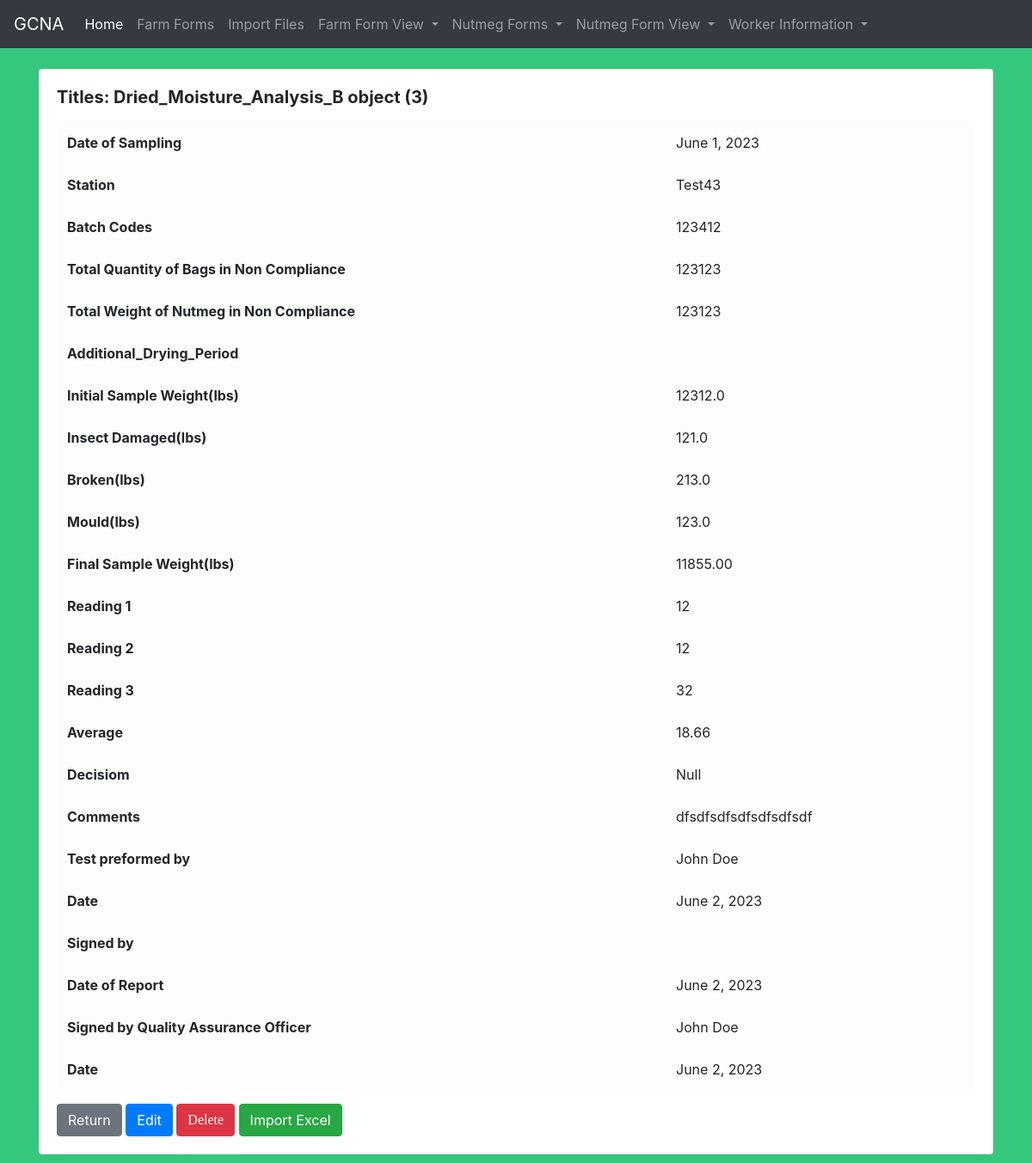
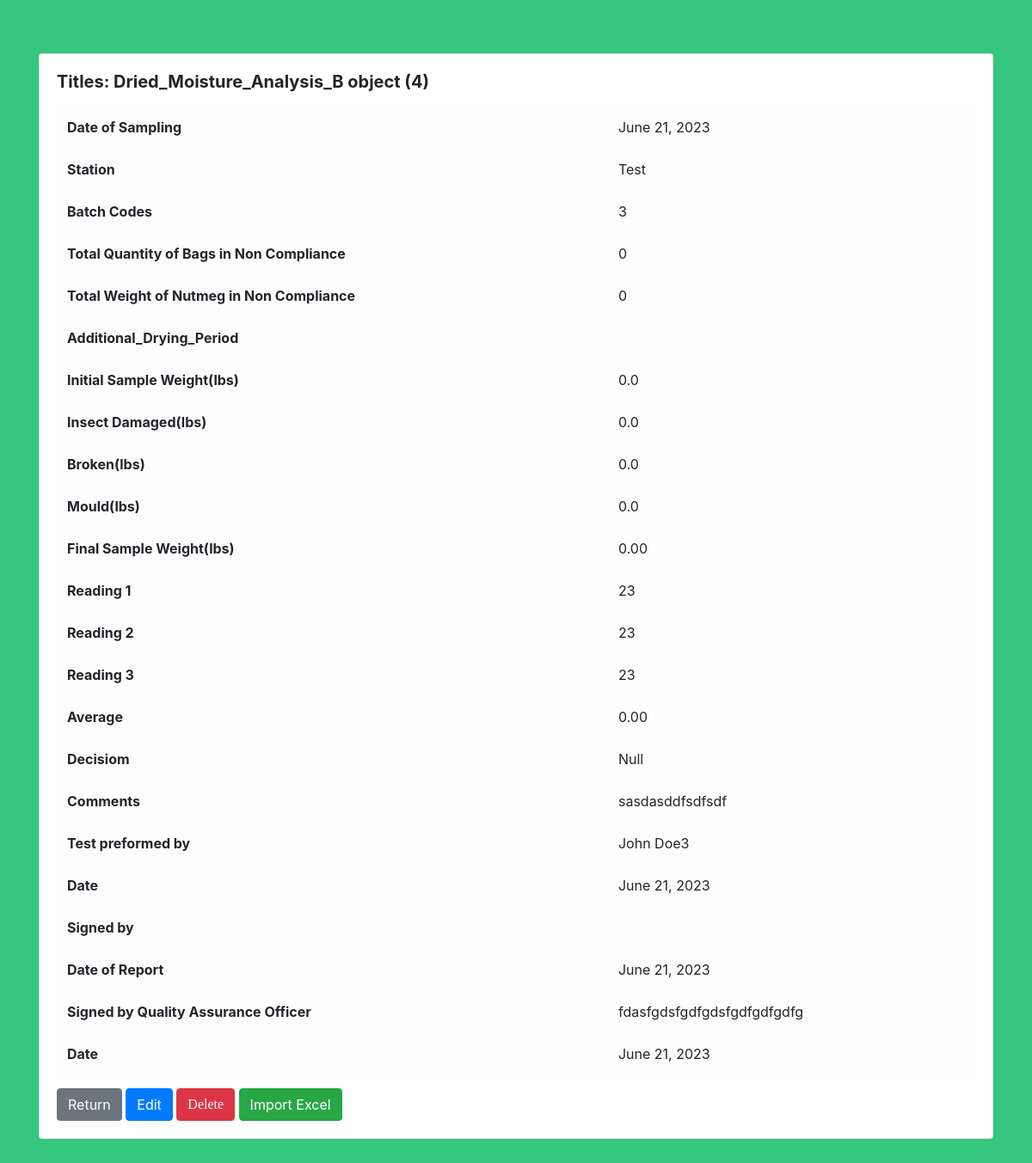
The page /viewDB/ on the database its author committed (2 pictures, top to bottom).
### gcna_data/models.py (models this page shows)
class Dried_Moisture_Analysis_B(models.Model):
    Stations = [
        ('', 'Select Station'),
        ('Beaulieu', 'Beaulieu'),
        ('Gouyave', 'Gouyave'),
        ('Grenville', 'Grenville'),
    ]
    DECISION_MADE = [
        ('', 'What was the decision made?'),
        ('PASS', 'Pass'),
        ('FAIL', 'Fail'),
    ]
    Worker_ID_No = models.CharField(max_length=50, unique=True, null=True)
    Nutmeg_ID_No = models.CharField(max_length=50, unique=True, null=True)
    DATE_OF_SAMPLING = models.DateField('Date of Sampling',null=True)
    STATION = models.CharField(max_length=50, null=True)
    BATCH_CODE = models.IntegerField(default= 0)
    Total_Quantity_of_Bags_in_Non_Compliance = models.IntegerField(default= 0)
    Total_Weight_of_Nutmeg_in_Non_Compliance = models.IntegerField(default= 0)
    Additional_Drying_Period1 = models.CharField(max_length=50, null=True,blank=True)
    Additional_Drying_Period2 = models.CharField(max_length=50, null=True,blank=True)
    Additional_Drying_Period3 = models.CharField(max_length=50, null=True,blank=True)
    Initial_Sample_Weight = models.FloatField(default= 0)
    Insect_Damaged = models.FloatField(default= 0)
    Broken= models.FloatField(default= 0)
    Mould= models.FloatField(default= 0)
    Final_Sample_Weight= models.DecimalField(default= 0,decimal_places=2,max_digits= 30)
    READING_1 = models.CharField(max_length=50, null=True)
    READING_2 = models.CharField(max_length=50, null=True)
    READING_3 = models.CharField(max_length=50, null=True)
    AVERAGE = models.DecimalField(default= 0,decimal_places=2,max_digits= 200)
    DECISION = models.CharField(max_length=50,choices=DECISION_MADE,null=True)
    Comments = models.TextField(blank=True)
    TEST_PERFORMED_BY  = models.CharField(max_length=50, null=True)
    APPROVED_BY  = models.CharField(max_length=50, null=True)
    DATE_OF_REPORT = models.DateField('Date of Report',null=True)
    SIGNED_BY_QUALITY_ASSURANCE_OFFICER = models.CharField(max_length=50, null=True)
    DATE = models.DateField('Current Date',null=True)

### gcna_data/views.py (the view)
# urls.py: path("viewDB/", views.dried_B_Form, name="view_driedB"),
def dried_B_Form(request):
	dried_B_list = Dried_Moisture_Analysis_B.objects.all()
	return render(request,'gcna/view_driedB.html',{'dried_B_list': dried_B_list})

### gcna_data/templates/gcna/view_driedB.html (shortened to what this page needs)
{% extends 'gcna/base.html' %}
{% block content%}
{% for dried in dried_B_list %}
<div class="card">
  <div class="card-body">
    <h5 class="card-title"><strong>Titles: {{ dried }}</strong>
  </h5>
    <p class="card-text">
        <table id="vertical-1" class="table table-hover table-light">
         <tr>
            <th>Date of Sampling</th>
            <td>{{ dried.DATE_OF_SAMPLING }}</td>
        </tr>
        <tr>
            <th>Station</th>
            <td>{{ dried.STATION }}</td>
        </tr>
        <tr>
            <th>Batch Codes</th>
            <td>{{ dried.BATCH_CODE }}</td>
        </tr>
        <tr>
            <th>Total Quantity of Bags in Non Compliance</th>
            <td>{{ dried.Total_Quantity_of_Bags_in_Non_Compliance }}</td>
        </tr>
        <tr>
            <th>Total Weight of Nutmeg in Non Compliance</th>
            <td>{{ dried.Total_Weight_of_Nutmeg_in_Non_Compliance }}</td>
        </tr>
        <tr>
            <th>Additional_Drying_Period</th>
            <td>{{ dried.Additional_Drying_Period }}</td>
        </tr>
        <tr>
            <th>Initial Sample Weight(lbs)</th>
            <td>{{ dried.Initial_Sample_Weight }}</td>
        </tr>
        <tr>
            <th>Insect Damaged(lbs)</th>
            <td>{{ dried.Insect_Damaged }}</td>
        </tr>
        <tr>
            <th>Broken(lbs)</th>
            <td>{{ dried.Broken }}</td>
        </tr>
        <tr>
            <th>Mould(lbs)</th>
            <td>{{ dried.Mould }}</td>
        </tr>
        <tr>
            <th>Final Sample Weight(lbs)</th>
            <td>{{ dried.Final_Sample_Weight }}</td>
        </tr>
        <tr>
            <th>Reading 1</th>
            <td>{{ dried.READING_1 }}</td>
        </tr>
        <tr>
            <th>Reading 2</th>
            <td>{{ dried.READING_2 }}</td>
        </tr>
        <tr>
            <th>Reading 3</th>
            <td>{{ dried.READING_3 }}</td>
        </tr>
        <tr>
            <th>Average</th>
            <td>{{ dried.AVERAGE }}</td>
        </tr>
        <tr>
            <th>Decisiom</th>
            <td>{{ dried.DECISION }}</td>
        </tr>
        <tr>
            <th>Comments</th>
            <td>{{ dried.Comments }}</td>
        </tr>
        <tr>
            <th>Test preformed by</th>
            <td>{{ dried.TEST_PERFORMED_BY }}</td>
        </tr>
        <tr>
            <th>Date</th>
            <td>{{ dried.DATE }}</td>
        </tr>
        <tr>
            <th>Signed by</th>
            <td>{{ dried.SIGNED_BY }}</td>
        </tr>
        <tr>
            <th>Date of Report</th>
            <td>{{ dried.DATE_OF_REPORT }}</td>
        </tr>
        <tr>
            <th>Signed by Quality Assurance Officer</th>
            <td>{{ dried.SIGNED_BY_QUALITY_ASSURANCE_OFFICER }}</td>
        </tr>
                <tr>
            <th>Date</th>
            <td>{{ dried.DATE }}</td>
        </tr>
    </table>
                </p>
            <a href="{% url 'adhome' %}" class="btn btn-secondary">Return</a>
                     <a href="{% url 'edit_dried_B' dried.pk %}" class="btn btn-primary">Edit</a>
     <form action="{% url 'delete_dried_B' dried.pk %}" method="POST" style="display: inline-block;">
        <button type="submit" class="btn btn-danger">Delete</button>
    </form>
    <a href="{% url 'import_data2' %}" class="btn btn-success">Import Excel</a>
 </div>        </div>
<br>
<br>
<br>
{% endfor %}
{% endblock %}

### gcna_data/templates/gcna/base.html (shortened to what this page needs)
{% load static %}
{% load pwa %}
<!doctype html>
<html lang="en">
    <link rel="stylesheet" href="https://cdn.jsdelivr.net/npm/bootstrap@4.3.1/dist/css/bootstrap.min.css">
     <link rel="stylesheet" href="style.css">
  </head>
  <body style="background-color: rgba(4, 185, 94, 0.8);">
{% include 'gcna/nav.html' %}
<br>
<div class="container">
	{% block content%}
	{% endblock %}
  </div>
  </body>
</html>

### gcna_data/templates/gcna/nav.html (shortened to what this page needs)
<nav class="navbar navbar-expand-lg navbar-dark bg-dark">
  <a class="navbar-brand" href="{% url 'home' %}">GCNA</a>
  <div class="collapse navbar-collapse" id="navbarSupportedContent">
    <ul class="navbar-nav mr-auto">
      <li class="nav-item active">
        <a class="nav-link" href="{% url 'adhome' %}">Home <span class="sr-only">(current)</span></a>
      </li>
      <li class="nav-item">
        <a class="nav-link" href="{% url '0gcna00_1' %}">Farm Forms</a>
      </li>
            <li class="nav-item">
        <a class="nav-link" href="{% url 'import_data' %}">Import Files</a>
      </li>
           <li class="nav-item dropdown">
        <a class="nav-link dropdown-toggle" href="#" id="navbarDropdown" role="button" data-toggle="dropdown" aria-haspopup="true" aria-expanded="false">
         Farm Form View
        </a>
      </li>
      <li class="nav-item dropdown">
        <a class="nav-link dropdown-toggle" href="#" id="navbarDropdown" role="button" data-toggle="dropdown" aria-haspopup="true" aria-expanded="false">
          Nutmeg Forms
        </a>
           <li class="nav-item dropdown">
        <a class="nav-link dropdown-toggle" href="#" id="navbarDropdown" role="button" data-toggle="dropdown" aria-haspopup="true" aria-expanded="false">
         Nutmeg Form View
        </a>
      </li>
           <li class="nav-item dropdown">
        <a class="nav-link dropdown-toggle" href="#" id="navbarDropdown" role="button" data-toggle="dropdown" aria-haspopup="true" aria-expanded="false">
         Worker Information
        </a>
      </li>
    </ul>
  </div>
</nav>

### GCNA/style.css (style rules this page uses)
* { box-sizing: border-box; }
body { background-color: rgba(4, 185, 94, 0.8); }
button { background-color: #00944a; color: #ffffff; border: none; padding: 10px 20px; font-size: 17px; font-family: Raleway; cursor: pointer; }

### rows shown on the page
Dried_Moisture_Analysis_B: id "Dried_Moisture_Analysis_B object (3)", DATE_OF_SAMPLING "June 1, 2023", STATION "Test43", BATCH_CODE "123412", Total_Quantity_of_Bags_in_Non_Compliance "123123", Total_Weight_of_Nutmeg_in_Non_Compliance "123123", Initial_Sample_Weight "12312.0", Insect_Damaged "121.0", Broken "213.0", Mould "123.0", Final_Sample_Weight "11855.00", READING_1 "12", READING_2 "12", READING_3 "32", AVERAGE "18.66", DECISION "Null", Comments "dfsdfsdfsdfsdfsdfsdf", TEST_PERFORMED_BY "John Doe", DATE "June 2, 2023", DATE_OF_REPORT "June 2, 2023", SIGNED_BY_QUALITY_ASSURANCE_OFFICER "John Doe"
Dried_Moisture_Analysis_B: id "Dried_Moisture_Analysis_B object (4)", DATE_OF_SAMPLING "June 21, 2023", STATION "Test", BATCH_CODE "3", Total_Quantity_of_Bags_in_Non_Compliance "0", Total_Weight_of_Nutmeg_in_Non_Compliance "0", Initial_Sample_Weight "0.0", Insect_Damaged "0.0", Broken "0.0", Mould "0.0", Final_Sample_Weight "0.00", READING_1 "23", READING_2 "23", READING_3 "23", AVERAGE "0.00", DECISION "Null", Comments "sasdasddfsdfsdf", TEST_PERFORMED_BY "John Doe3", DATE "June 21, 2023", DATE_OF_REPORT "June 21, 2023", SIGNED_BY_QUALITY_ASSURANCE_OFFICER "fdasfgdsfgdfgdsfgdfgdfgdfg"
